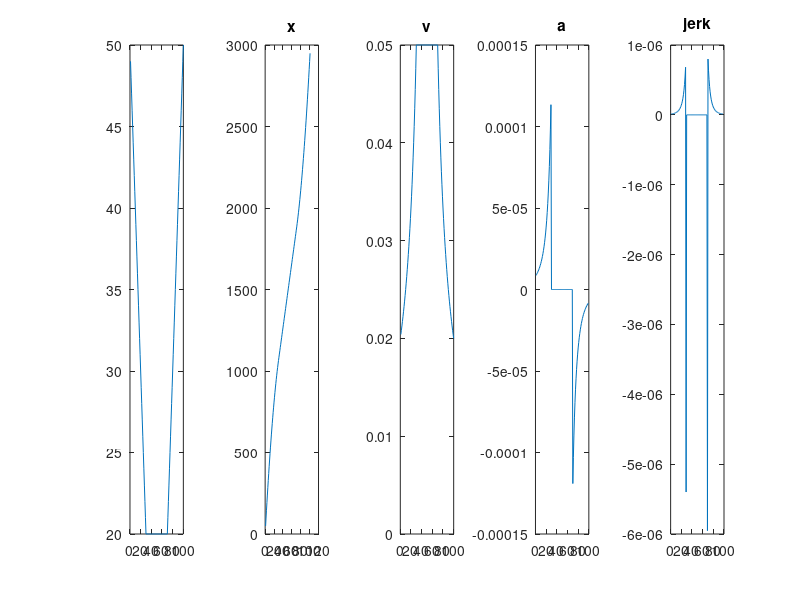

MATLAB code to generate this figure: (Note: this script raises an error after producing the figure.)
function susu_accel

clear all;
close all;

SCREENSHOT = true;

a = 1;
T = 100;
p0 = 50;
pc = 20;

p = [];
for t=1:T
    if(t<30)
        p(t) = p0 - a*t;        
    elseif(t<70)
        p(t) = pc;
    else    
        p(t) = -50 + a*t;        
    end
end
subplot(151);
plot(p);

ts = [p(1)];
xs = [1];
for i=1:length(p)
  ts(i+1) = ts(i) + p(i);
  xs(i+1) = i+1;
end
subplot(152);
plot(xs,ts);
title('x');

subplot(153);
dx = diff(xs);
dt = diff(ts);
v = dx./dt;
plot(v);
title('v');
vmax = max(v);
ylim([0 vmax]);

dv = diff(v);
dtt = dt(1:end-1);
a = dv./dtt;
subplot(154);
plot(a);
title('a');

da = diff(a);
dttt = dt(1:end-2);
jerk = da./dttt;
subplot(155);
plot(jerk);
title('jerk');

if(SCREENSHOT)
    fig = gcf;
    fig.PaperUnits = 'inches';
    fig.PaperPosition = [0 0 6 3];
    fig.PaperPositionMode = 'manual';
    print('susu_accel.png','-dpng');
end



end